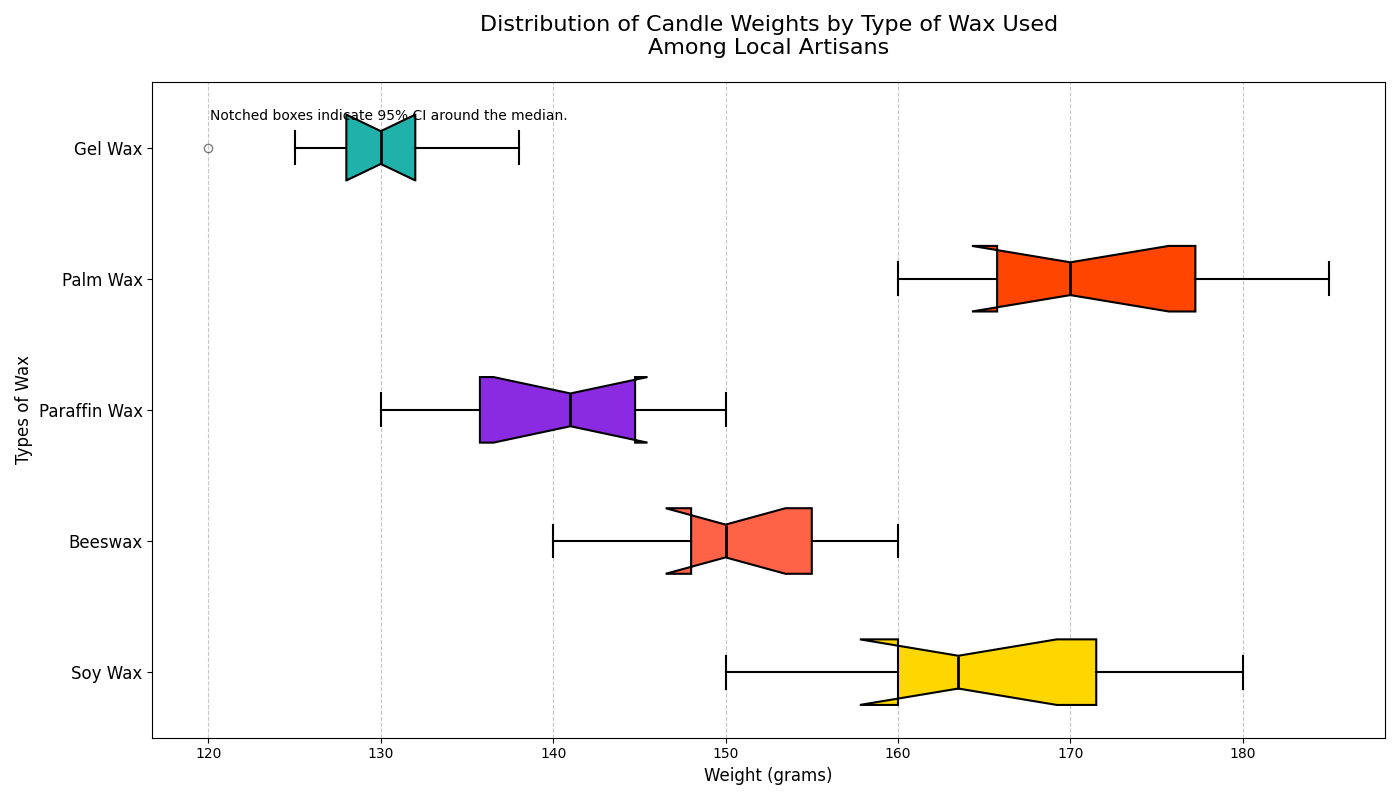

Write Python code to recreate this figure.
import matplotlib.pyplot as plt
import numpy as np

# Backstory:
# In a small town, local artisans are known for creating handcrafted candles. Each artisan has a unique style and preference for different types of wax. 
# This box plot showcases the distribution of candle weights from five different types of wax used by these artisans.

# Types of wax
wax_types = ['Soy Wax', 'Beeswax', 'Paraffin Wax', 'Palm Wax', 'Gel Wax']

# Artificial data representing candle weights (in grams) for each wax type
soy_wax_weights = [150, 155, 160, 162, 170, 175, 180, 165, 172, 160]
beeswax_weights = [140, 145, 148, 150, 155, 150, 158, 155, 160, 148]
paraffin_weights = [130, 135, 138, 140, 145, 148, 150, 144, 142, 135]
palm_wax_weights = [160, 165, 170, 168, 175, 180, 185, 178, 170, 165]
gel_wax_weights = [120, 125, 130, 128, 135, 132, 138, 130, 132, 128]

# Combine all data into a list
data = [soy_wax_weights, beeswax_weights, paraffin_weights, palm_wax_weights, gel_wax_weights]

# Define custom colors for each box
colors = ['#FFD700', '#FF6347', '#8A2BE2', '#FF4500', '#20B2AA']

# Create the plot
fig, ax = plt.subplots(figsize=(14, 8))

# Plot box plots with custom properties
bp = ax.boxplot(data, vert=False, patch_artist=True, notch=True,
                boxprops=dict(linewidth=1.5),
                whiskerprops=dict(linewidth=1.5),
                capprops=dict(linewidth=1.5),
                medianprops=dict(color='black', linewidth=2),
                flierprops=dict(marker='o', color='black', alpha=0.5))

# Set individual box colors
for patch, color in zip(bp['boxes'], colors):
    patch.set_facecolor(color)

# Add chart title and labels
ax.set_title('Distribution of Candle Weights by Type of Wax Used\nAmong Local Artisans', fontsize=16, pad=20)
ax.set_xlabel('Weight (grams)', fontsize=12)
ax.set_ylabel('Types of Wax', fontsize=12)
ax.set_yticklabels(wax_types, fontsize=12)

# Customize grid for better readability
ax.grid(axis='x', linestyle='--', alpha=0.7)

# Add a legend to explain notched boxes
plt.figtext(0.15, 0.85, "Notched boxes indicate 95% CI around the median.", fontsize=10)

# Use tight_layout for better spacing
plt.tight_layout()

# Display the plot
plt.show()
